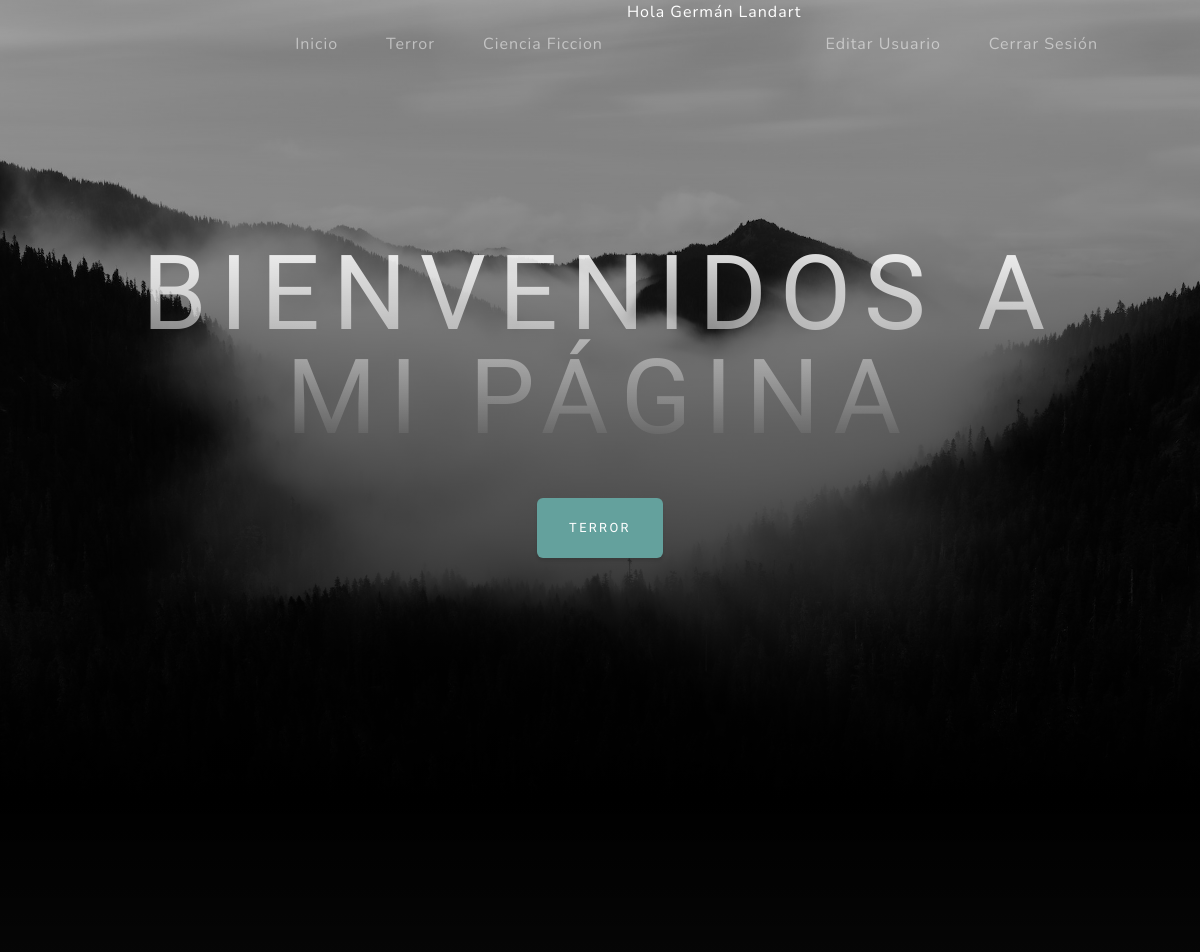
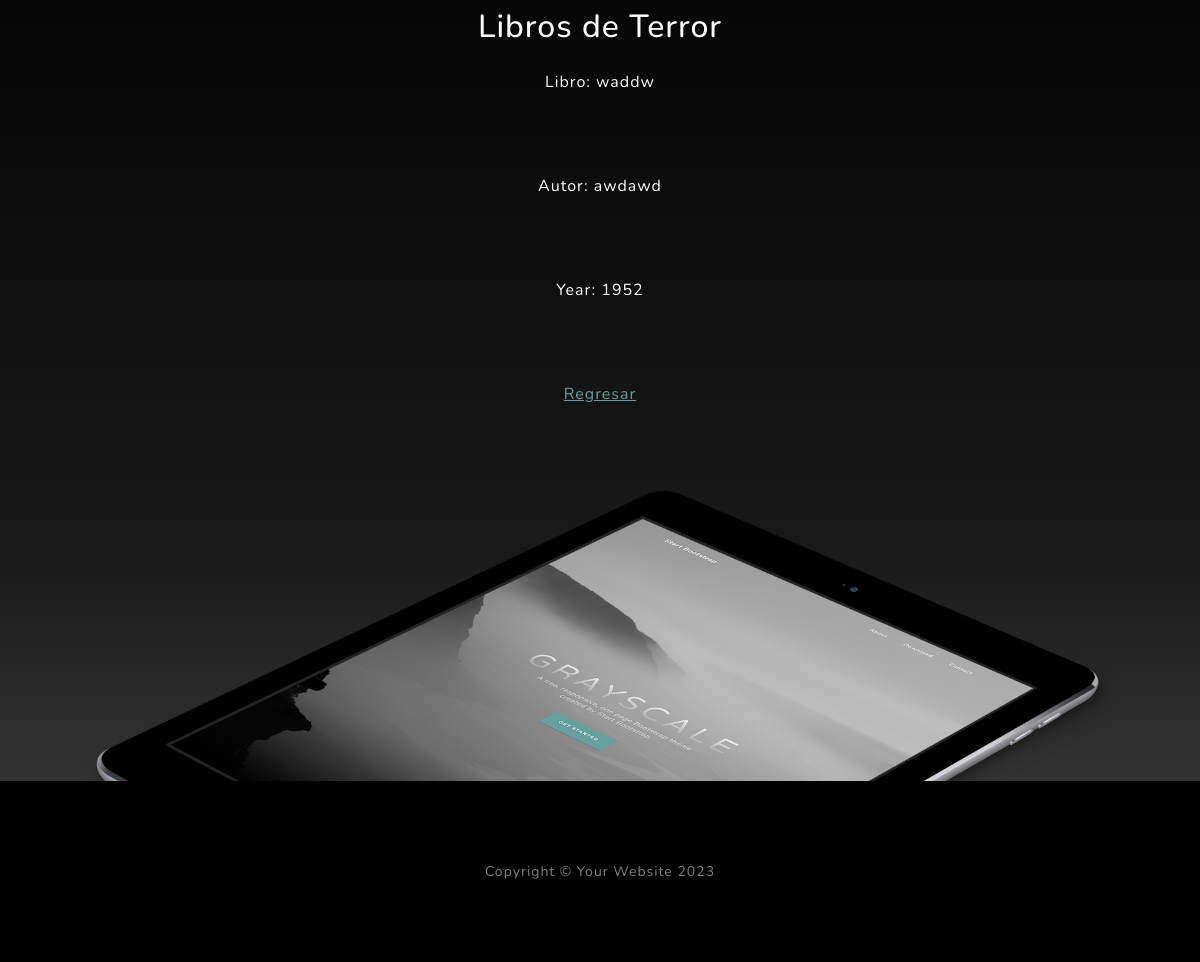
The app's page /AppCoder/terror/1 (signed in) with its own data (2 pictures, top to bottom).
### AppCoder/models.py (models this page shows, shortened)
class Terror(models.Model):
    libro = models.CharField(max_length=60)
    autor = models.CharField(max_length=60)
    year = models.IntegerField()

### AppCoder/views.py (the view)
# urls.py: path("terror/<int:pk>", DetalleTerror.as_view(), name="TerrorDetalle"),
class DetalleTerror(LoginRequiredMixin, DetailView):
    model = Terror

### AppCoder/templates/AppCoder/terror_detail.html
{% extends "AppCoder/padre.html" %}
{% load static %}
{% block titulo %}
Bienvenidos a mi página
{% endblock %}
{% block titulo2 %}
TERROR
{% endblock %}
{% block descripcion %}
Libros de Terror
{% endblock %}
{% block form %}
    <p>Libro: {{terror.libro}}</p>
    <p>Autor: {{terror.autor}}</p>
    <p>Year: {{terror.year}}</p>
    <a href="{% url 'TerrorLeer' %}"> Regresar </a>
{% endblock  %}

### AppCoder/templates/AppCoder/padre.html (shortened to what this page needs)
<!DOCTYPE html>
<html lang="en">
    <head>
        {% load static %}
        <link href="{% static 'AppCoder/css/styles.css' %}" rel="stylesheet" />
    </head>
    <body id="page-top">
        <nav class="navbar navbar-expand-lg navbar-light fixed-top" id="mainNav">
            <div class="container px-4 px-lg-5">
                <div class="collapse navbar-collapse" id="navbarResponsive">
                    <ul class="navbar-nav ms-auto">
                        <li class="nav-item"><a class="nav-link" href="{% url 'Inicio' %}">Inicio</a></li>
                        <li class="nav-item"><a class="nav-link" href="{% url 'TerrorLeer' %}">Terror</a></li>
                        <li class="nav-item"><a class="nav-link" href="{% url 'CienciaFiccionLeer' %}">Ciencia Ficcion</a></li>
                        {% if request.user.is_authenticated %}
                        <p style="color: white;">Hola {{user.first_name}} {{user.last_name}}</p>
                        <li class="nav-item"><a class="nav-link" href="{% url 'EditarUsuario' %}">Editar Usuario</a></li>
                        <li class="nav-item"><a class="nav-link" href="{% url 'Logout' %}">Cerrar Sesión</a></li>
                        {% else %}
                        <li class="nav-item"><a class="nav-link" href="{% url 'SignUp' %}">Registrarse</a></li>
                        <li class="nav-item"><a class="nav-link" href="{% url 'Login' %}">Iniciar Sesión</a></li>
                        {% endif %}
                    </ul>
                </div>
            </div>
        </nav>
        <header class="masthead">
            <div class="container px-4 px-lg-5 d-flex h-100 align-items-center justify-content-center">
                <div class="d-flex justify-content-center">
                    <div class="text-center">
                        <h1 class="mx-auto my-0 text-uppercase">
                        {% block titulo %}
                        {% endblock %}
                        </h1>
                        <a class="btn btn-primary" href="#about">
                            {% block titulo2 %}
                            {% endblock %}
                        </a>
                    </div>
                </div>
            </div>
        </header>
        <section class="about-section text-center" id="about">
            <div class="container px-4 px-lg-5">
                <div class="row gx-4 gx-lg-5 justify-content-center">
                    <div class="col-lg-8">
                        <h2 class="text-white mb-4">
                            {% block descripcion %}
                            {% endblock %}
                        </h2>
                        <font color="white"font>
                        {% block form %}
                        {% endblock %}
                    </div>
                </div>
                <img class="img-fluid" src="{% static 'AppCoder/assets/img/ipad.png' %}" alt="..." />
            </div>
        </section>
        <footer class="footer bg-black small text-center text-white-50"><div class="container px-4 px-lg-5">Copyright &copy; Your Website 2023</div></footer>
    </body>
</html>

### records on screen
Terror: libro "waddw", autor "awdawd", year "1952"

### other values on screen
{{ user.first_name }} "Germán"
{{ user.last_name }} "Landart"
